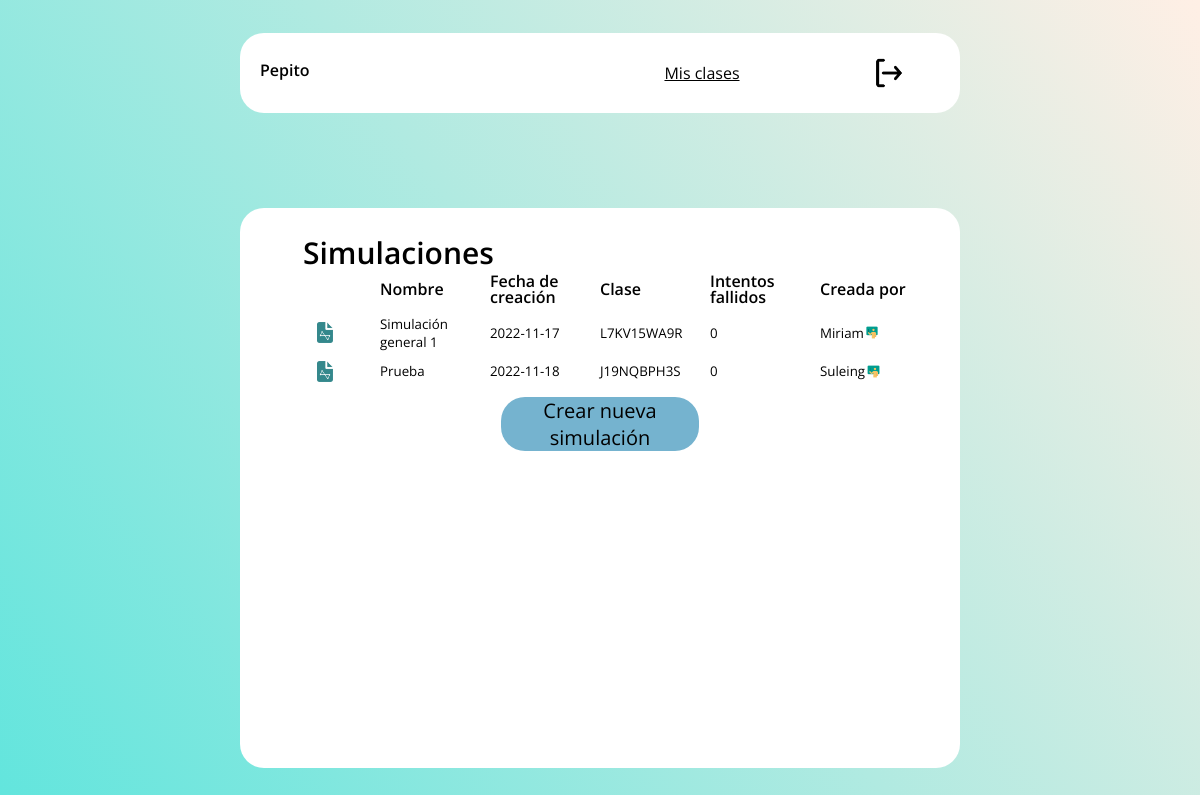
The app's page /simulaciones/index.php?id_alumno=1 (signed in) with its own data.
### tables this page shows
CREATE TABLE `simulaciones` (
  `id_simulacion` int(11) NOT NULL,
  `id_creador` int(11) NOT NULL,
  `id_clase` int(11) NOT NULL,
  `datos_iniciales` varchar(128) NOT NULL DEFAULT '53,90,135,120,220',
  `fecha_subida` date NOT NULL DEFAULT current_timestamp(),
  `nombre` varchar(254) NOT NULL DEFAULT 'Sin nombre',
  `intentos` int(11) NOT NULL DEFAULT 0
);

CREATE TABLE `clases` (
  `id_clase` int(11) NOT NULL,
  `id_profesor` int(11) NOT NULL,
  `codigo` varchar(64) NOT NULL
);

CREATE TABLE `usuarios` (
  `id_usuario` int(11) NOT NULL,
  `usuario` varchar(254) NOT NULL,
  `password` varchar(254) NOT NULL,
  `es_profesor` int(11) NOT NULL DEFAULT 0
);

### simulaciones/index.php (the view, shortened to what this page needs)
<?php session_start();
    require '../conexion.php';
    $id_usuario = $_SESSION['id_usuario'];
    $es_profesor = $_SESSION['es_profesor'];
    if(isset($_GET['id_alumno'])){
        $id_usuario = $_GET['id_alumno'];
        $es_profesor = false;
    }
    $clases_p = array();
    $simulaciones = array();
    if($es_profesor){
        $sql = "SELECT * FROM clases WHERE id_profesor = '$id_usuario'";
        $datos = mysqli_query($con, $sql);
        while($row = mysqli_fetch_assoc($datos)){
            $clase_act = $row['id_clase'];
            $clases_p[] = $row;
            $sql = "SELECT * FROM simulaciones WHERE id_clase = '$clase_act'";
            $resultado = mysqli_query($con, $sql);
            while($fila = mysqli_fetch_assoc($resultado)){
                $simulaciones[] = $fila;
            }
        }
    }else{
        $profesor = $_SESSION['profesor'];
        $clase = $_SESSION['clase'];
        $sql = "SELECT * FROM simulaciones WHERE id_creador = '$id_usuario' OR (id_creador = '$profesor' AND id_clase = '$clase');";
        $datos = mysqli_query($con, $sql);
        while($row = mysqli_fetch_assoc($datos)){
            $simulaciones[] = $row;
        }
    }
?>
<!DOCTYPE html>
<html lang="en">
<head>
    <link rel="stylesheet" href="../css/reset.css">
    <link rel="stylesheet" href="../css/styles.css">
</head>
<body style = "font-family: 'Open Sans', sans-serif;">
    <main>
        <header>
            <p style = "width:40%;"><?php echo $_SESSION['usuario'] . (!$es_profesor && !isset($_GET['id_alumno'])? " - " . $_SESSION['clave_clase']: "");?> </p>
            <?php if($es_profesor || isset($_GET['id_alumno'])): ?>
                <a href="../clases" style = "color: #000">Mis clases</a>
            <?php endif; ?>
            <button type="button" onclick="salir()" id = "log_out"><img src="../img/Icono_salir.png" alt="Salir"></button>
        </header>
        <section>
            <h1>Simulaciones</h1>
            <article id="encabezados">
                <h3>Nombre</h3>
                <h3>Fecha de creación</h3>
                <h3>Clase</h3>
                <h3>Intentos fallidos</h3>
                <h3>Creada por</h3>
            </article>
            <form action="../simulador/" method="get" class = "n_form">
                <?php foreach($simulaciones as $iteracion => $fila): ?>
                    <button type="submit" value = "<?php echo $fila['id_simulacion']; ?>" class = "n_button" name = "id_simulacion">
                        <article>
                            <p class = "icono_a"><img src="../img/Icono_archivo.png" alt="Imagen archivo"></p>
                            <p><?php echo $fila['nombre']; ?></p>
                            <p><?php echo $fila['fecha_subida']; ?></p>
                            <?php
                                $clase_id = $fila['id_clase'];
                                $sql = "SELECT * FROM clases WHERE id_clase = '$clase_id'";
                                $datos_c = mysqli_query($con, $sql);
                                while($fila_c = mysqli_fetch_assoc($datos_c)){
                                    $clases = $fila_c;
                                }
                            ?>
                            <p><?php echo $clases['codigo']; ?></p>
                            <?php
                                $clase_id = $fila['id_creador'];
                                $sql = "SELECT * FROM usuarios WHERE id_usuario = '$clase_id'";
                                $datos_c = mysqli_query($con, $sql);
                                while($fila_c = mysqli_fetch_assoc($datos_c)){
                                    $clases = $fila_c;
                                }
                            ?>
                            <p><?php echo $fila['intentos']?></p>
                            <p id= "creada_por"><?php echo $clases['usuario'] . ($clases['es_profesor'] ? '<img src="../img/Icono_de_profesor.png" alt="Es profesor" id="es_profesor">' : '' ); ?></p>
                        </article>
                    </button>
                <?php endforeach; ?>
                <button type="button" class = "n_button" id = "nueva_simulacion" onclick="crear(false)">Crear nueva simulación</button>
            </form>
        </section>
    </main>
</body>
</html>

### css/styles.css (style rules this page uses)
* { font-family: 'Open Sans', sans-serif; color: #fff; }
body { background: rgb(98,229,221); background: linear-gradient(54deg, rgba(98,229,221,1) 0%, rgba(255,239,229,1) 100%); }
main { width: 100vw; min-height: 100vh; display: flex; justify-content: space-around; align-items: center; flex-direction: column; }
form { position: relative; padding: 20px; border-radius: 24px 24px 24px 24px; -moz-border-radius: 24px 24px 24px 24px; -webkit-border-radius: 24px 24px 24px 24px; background-color: #75B3CF; width: 25%; display: flex; justify-content: center; align-items: center; flex-direction: column; }
a { color: #fff; }
section { width: 60%; min-height: 70vh; display: flex; box-sizing: border-box; justify-content: top; align-items: center; flex-direction: column; background-color: #fff; border-radius: 24px 24px 24px 24px; -moz-border-radius: 24px 24px 24px 24px; -webkit-border-radius: 24px 24px 24px 24px; padding: 30px; color: #000; }
h3, p, h1, article { color: #000; box-sizing: border-box; margin-bottom: 5px; }
article, header { width: 100%; display: flex; align-items: center; justify-content: space-between; }
p, h3 { width: 16.6666%; text-align: left; }
p img { width: 15%; }
h1 { width: 90%; text-align: left; font-size: 30px; font-weight: 600; }
#encabezados { font-weight: 600; }
.icono_a { display: flex; align-items: center; justify-content: space-around; }
header { width: 60%; height: 10vh; background-color: #fff; border-radius: 24px 24px 24px 24px; -moz-border-radius: 24px 24px 24px 24px; -webkit-border-radius: 24px 24px 24px 24px; margin-bottom: 30px; box-sizing: border-box; padding: 20px; }
header p { font-weight: 600; }
.n_button { background-color: rgba(0,0,0,0); width: 100%; height: auto; border: 0; padding: 0; display: flex; align-items: center; justify-content: space-between; cursor: pointer; color: #000; }
.n_form { padding: 0; margin: 0; border: 0; background-color: rgba(0,0,0,0); width: 100%; height: auto; }
#log_out { background-color: rgba(0,0,0,0); height: auto; border: 0; padding: 0; display: flex; align-items: center; justify-content: space-between; cursor: pointer; color: #000; width: 10%; }
#log_out img { width: 50%; }
#nueva_simulacion { justify-content: space-around; font-size: 20px; background-color: #75B3CF; width: 30%; margin: 5px; border-radius: 24px 24px 24px 24px; -moz-border-radius: 24px 24px 24px 24px; -webkit-border-radius: 24px 24px 24px 24px; }
#creada_por { display: flex; align-items: center; justify-content: flex-start; }

### records on screen
simulaciones: $fila['id_simulacion'] 1 (drawn), nombre "Simulación general 1", fecha_subida "2022-11-17", id_clase.codigo "L7KV15WA9R", intentos "0", id_creador.usuario "Miriam"
simulaciones: $fila['id_simulacion'] 8 (drawn), nombre "Prueba", fecha_subida "2022-11-18", id_clase.codigo "J19NQBPH3S", intentos "0", id_creador.usuario "Suleing"

### other values on screen
$_SESSION['usuario'] "Pepito"
